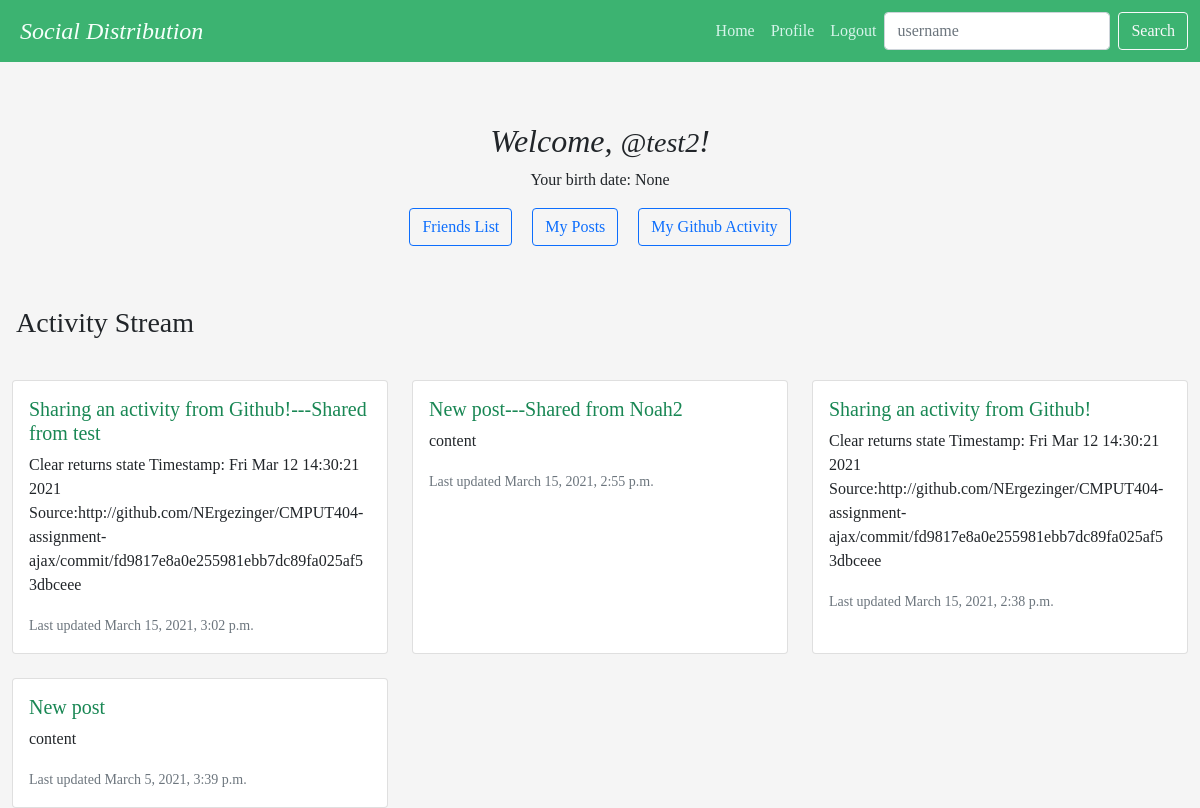
/ (signed in), run on the app's committed database.
### Profile/models.py (models this page shows, shortened)
class Author(models.Model):
    user = models.OneToOneField(User, on_delete=models.CASCADE, related_name='author')
    id = models.UUIDField(primary_key=True, default=uuid.uuid4, editable=False)
    bio = models.TextField(max_length=500, blank=True)
    location = models.CharField(max_length=30, blank=True)
    birth_date = models.DateField(null=True, blank=True)
    github = models.CharField(max_length=50, blank=True)
    friends = models.ManyToManyField('self')
    following = models.ManyToManyField('self', symmetrical=False, related_name="following_list")
    followers = models.ManyToManyField('self', symmetrical=False, related_name="follower_list")
    @property
    def type(self):
        return 'author'
    @property
    def user_name(self):
        return self.user.username

class Post(models.Model):
    title = models.CharField(max_length=200)
    id = models.UUIDField(primary_key=True, default=uuid.uuid4, editable=False)
    url = models.CharField(max_length=200, blank=True)
    source = models.CharField(max_length=200, blank=True)
    origin = models.CharField(max_length=200, blank=True)
    description = models.TextField(blank=True)
    class ContentType(models.TextChoices):
        MARKDOWN = 'text/markdown' # common mark
        PLAIN = 'text/plain' # UTF-8
        BASE64 = 'application/base64'
        PNG = 'image/png' # embedded png
        JPEG = 'image/jpeg' # embedded jpeg
    content_type = models.CharField(
        max_length=40,
        choices = ContentType.choices,
        default=ContentType.PLAIN
    )
    content = models.TextField(blank=True)
    author = models.ForeignKey(Author, on_delete=models.CASCADE, null=True, related_name="posts")
    categories = models.ManyToManyField('PostCategory', blank=True)
    comments_count = models.IntegerField(default=0)
    comments_page_size = models.IntegerField(default=50)
    comments_first_page = models.CharField(max_length=200, null=True) # URL to first page of comments for this post
    comments = models.ManyToManyField('Comment', blank=True)
    timestamp = models.DateTimeField(default=timezone.now)
    likes_count = models.IntegerField(default=0)
    class Visibility(models.TextChoices):
        PUBLIC = 'PUBLIC'
        FRIENDS = 'FRIENDS'
    visibility = models.CharField(
        max_length=10,
        choices=Visibility.choices,
        default=Visibility.PUBLIC
    )
    unlisted = models.BooleanField(default=False) # used for images so that they don't show up in timelines
    @property
    def type(self):
        return 'post'
    def content_html(self):
        if self.content_type == Post.ContentType.PLAIN:
            return self.content
        elif self.content_type == Post.ContentType.MARKDOWN:
            return commonmark.commonmark(self.content)
        elif self.content_type == Post.ContentType.JPEG or self.content_type == Post.ContentType.PNG:
            return '<img src="' + reverse('Profile:view_post', kwargs={'author_id':self.author.id, 'post_id':self.id}) + '">'

### Profile/views.py (the view)
# urls.py: url(r'^$', Profile_views.home, name='home'), #homepage
@login_required(login_url='/login/')
def home(request):
	public_posts = Post.objects.filter(visibility='PUBLIC', unlisted=False).order_by('-timestamp')
	self_posts = Post.objects.filter(author=request.user.author, unlisted=False).order_by('-timestamp')
	friends = Author.objects.get(user__username=request.user.username).friends.all()
	friends_posts = Post.objects.filter(visibility='FRIENDS', unlisted=False).filter(author__in=friends).order_by('-timestamp')
	posts = public_posts | self_posts | friends_posts
	return render(request, 'profile/home.html', {'posts': posts})

### Profile/templates/profile/home.html (shortened to what this page needs)
{% extends 'base.html' %}
{% block content %}
  <div class="home">
    <h2 class="fst-italic">Welcome, {{ user.get_full_name }} <small>@{{ user.username }}</small>!</h2>
    <p>Your birth date: {{ user.author.birth_date }}</p>
    <a class="btn btn-outline-primary" href="/friends" role="button">Friends List</a>
    <a class="btn btn-outline-primary" href="/author/{{ user.author.id }}/view_posts" role="button">My Posts</a>
    <a class="btn btn-outline-primary" href="/github_activity" role="button">My Github Activity</a>
  </div>
  <h3 style="margin: 16px; text-align: left;"> Activity Stream </h3>
  <div class="row row-cols-1 row-cols-md-3 g-4">
    {% for post in posts %}
      <div class="col">
        <div class="card h-100">
          <div class="card-body">
            <h5 class="card-title"><a href="/author/{{post.author.id}}/view_post/{{post.id}}">{{post.title}}</a></h5>
            <p class="card-text">{{ post.content_html | safe }}</p>
            <p class="card-text"><small class="text-muted">Last updated {{post.timestamp}}</small></p>
          </div>
        </div>
      </div>
    {% endfor %}
  </div>
{% endblock %}

### Profile/static/profile/base.css (style rules this page uses)
body { display: block; font-family: "Georgia"; background-color: whitesmoke; }
.row { margin: 0 auto; }
.home { margin: 5% auto; width: fit-content; text-align: center; }
.home .btn { margin: 0 0.5em; }
.card-body { text-align: left; }
.card-body h5 a { text-decoration: none; color: #198754; }

### data on the page
Post: title "Sharing an activity from Github!---Shared from test", content_html "Clear returns state Timestamp: Fri Mar 12 14:30:21 2021 Source:http://github.com/NErgezinger/CMPUT404-assignment-ajax/commit/fd9817e8a0e255981ebb7dc89fa025af53dbceee", timestamp "March 15, 2021, 3:02 p.m."
Post: title "New post---Shared from Noah2", content_html "content", timestamp "March 15, 2021, 2:55 p.m."
Post: title "Sharing an activity from Github!", content_html "Clear returns state Timestamp: Fri Mar 12 14:30:21 2021 Source:http://github.com/NErgezinger/CMPUT404-assignment-ajax/commit/fd9817e8a0e255981ebb7dc89fa025af53dbceee", timestamp "March 15, 2021, 2:38 p.m."
Post: title "New post", content_html "content", timestamp "March 5, 2021, 3:39 p.m."

### other printed values
{{ user.username }} "test2"
{{ user.author.birth_date }} "None"
